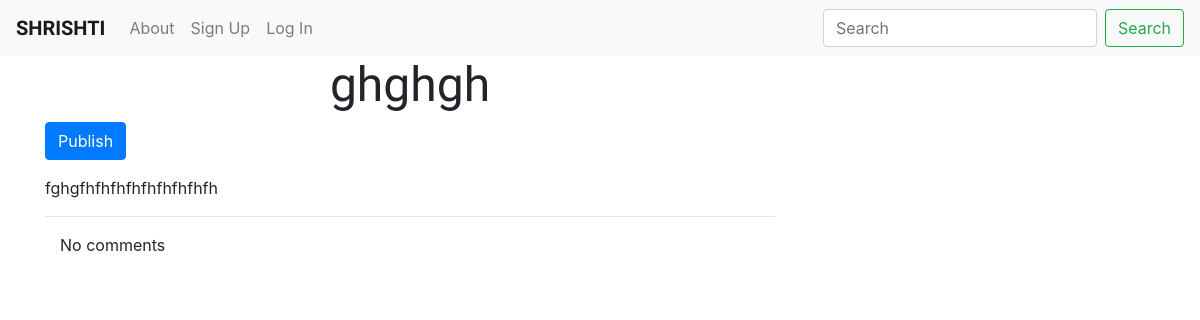
Before: /post/2/ with the older database file.
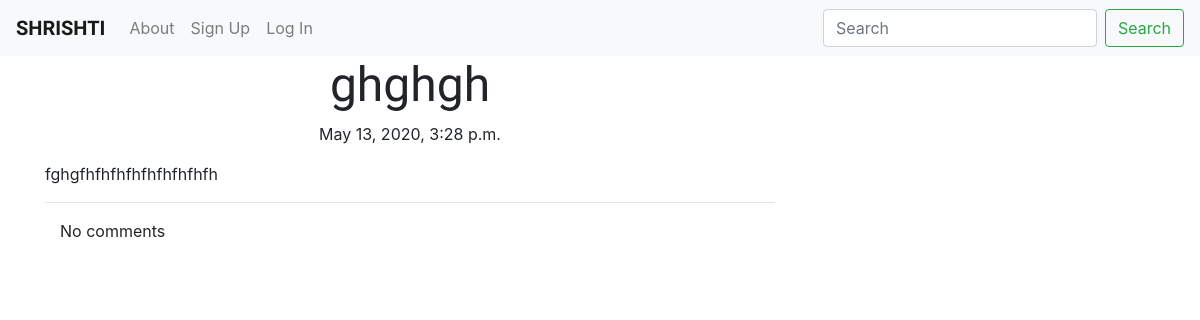
After: the same page with the newer database file.
### Blog/models.py (models this page shows, shortened)
class Post(models.Model):
    author=models.ForeignKey('auth.User', on_delete=models.CASCADE)
    title=models.CharField(max_length=200)
    text=models.TextField()
    create_date=models.DateTimeField(default=timezone.now) #publish date and time
    published_date=models.DateTimeField(blank=True,null=True)
    def publish(self):
        self.published_date=timezone.now()
        self.save()

### Blog/views.py (the view)
# urls.py: re_path(r'^post/(?P<pk>\d+)/$',views.PostDetailView.as_view(),name='post_detail'),
class PostDetailView(DetailView):
    model=Post
    template_name='post_detail.html'

### Blog/templates/blog/post_detail.html (shortened to what this page needs)
{%extends "blog/base.html"%}
{%block content%}
<h1 class="posttitile loader">{{post.title}}</h1>
{%if post.published_date %}
<div class="date postdate">
  {{post.published_date}}
</div>
{%else%}
<a class="btn btn-primary" href="{%url 'post_publish' pk=post.pk%}">Publish</a>
{%endif%}
<p class="postcontent">{{post.text|safe|linebreaksbr}}</p>
<hr>
<div class="container">
  {%for comment in post.comments.all%}
  <br>
  {%if user.is_authenticated or comment.approved_comment%}
    {{comment.created_date}}
    {%if not comment.approved_comment%}
    <a class ="btn btn-primary"href="{%url 'comment_approve' pk=comment.pk%} ">
      <span class="glyphicon glyphicon-remove"></span>
    </a>
    <a class ="btn btn-primary"href="{%url 'comment_remove' pk=comment.pk%} ">
      <span class="glyphicon glyphicon-ok"></span>
    </a>
    {%endif%}
    <p>{{comment.text|safe|linebreaksbr}}</p>
    <p>Posted By:{{comment.author}}</p>
  {%endif%}
  {%empty%}
  <p>No comments</p>
{%endfor%}
</div>
{%endblock%}

Changed rows visible on the page:
changed Post "ghghgh": published_date (not shown) → "May 13, 2020, 3:28 p.m."
Other visible differences:
text no longer shown: "Publish"
